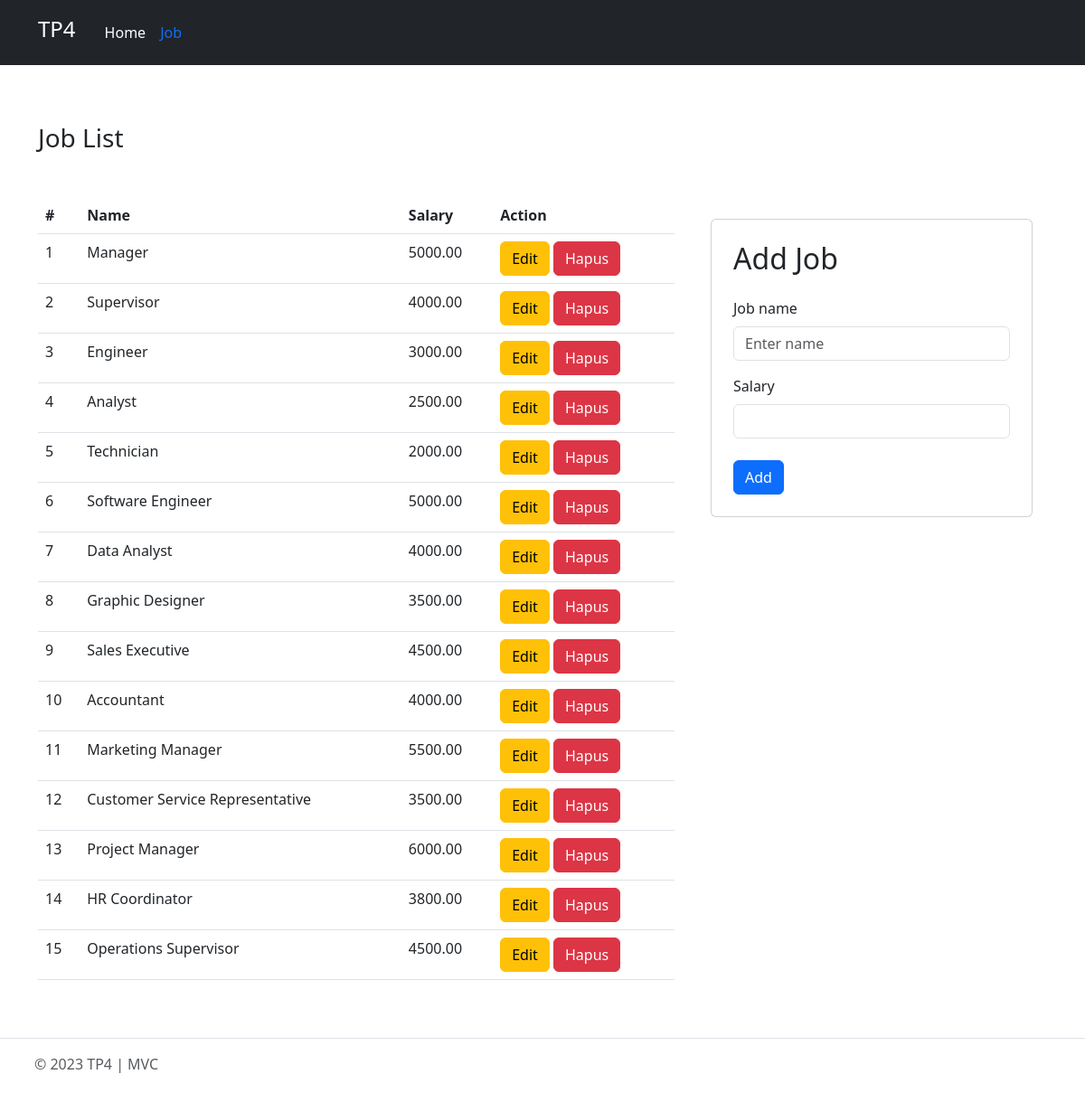
/source_code/job.php, run on the app's committed database.
### tables this page shows
CREATE TABLE `job` (
  `id` int(11) NOT NULL,
  `job_title` varchar(255) NOT NULL,
  `salary` decimal(10,2) DEFAULT NULL
);

### source_code/controllers/Job.controller.php (called while the page is built, shortened)
<?php
include_once("models/Job.class.php");
include_once("views/Job.view.php");
class JobController {
  private $job;
  function __construct(){
    $this->job = new Job(Conf::$db_host, Conf::$db_user, Conf::$db_pass, Conf::$db_name);
  }
  public function index($id = "") {
    $this->job->open();
    $data = array(
        'jobs' => array(),
        'job_update'
    );
    $this->job->getJobs();
    while($row = $this->job->getResult()){
        array_push($data['jobs'], $row);
    }
    $view = new JobView();
    $view->render($data);
  }
}

### source_code/views/Job.view.php (the view, shortened to what this page needs)
<?php
class JobView {
    public function render($data){
        $no = 1;
        $dataJobs = null;
        foreach($data['jobs'] as $val){
            list($id, $name, $salary) = $val;
            $dataJobs .= "<tr>
                <td>" . $no++ . "</td>
                <td>" . $name . "</td>
                <td>" . $salary . "</td>
                <td>
                    <a href='edit_member.php?id=" . $id . "' class='btn btn-warning'>Edit</a>
                    <a href='delete_member.php?id=" . $id . "' class='btn btn-danger'>Hapus</a>
                </td>
            </tr>";
        }
    }
}
?>

### data on the page
job: job_title "Manager", salary "5000.00"
job: job_title "Supervisor", salary "4000.00"
job: job_title "Engineer", salary "3000.00"
job: job_title "Analyst", salary "2500.00"
job: job_title "Technician", salary "2000.00"
job: job_title "Software Engineer", salary "5000.00"
job: job_title "Data Analyst", salary "4000.00"
job: job_title "Graphic Designer", salary "3500.00"
job: job_title "Sales Executive", salary "4500.00"
job: job_title "Accountant", salary "4000.00"
job: job_title "Marketing Manager", salary "5500.00"
job: job_title "Customer Service Representative", salary "3500.00"
job: job_title "Project Manager", salary "6000.00"
job: job_title "HR Coordinator", salary "3800.00"
job: job_title "Operations Supervisor", salary "4500.00"
